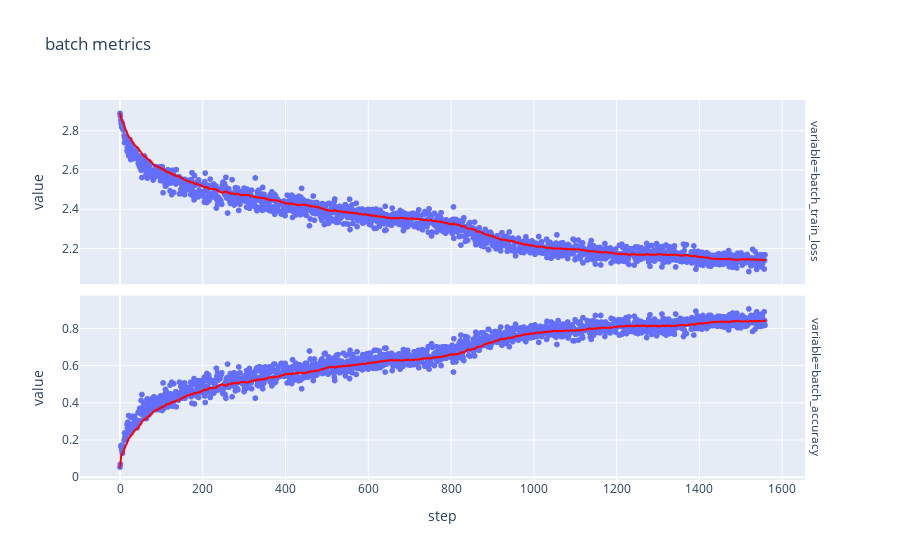
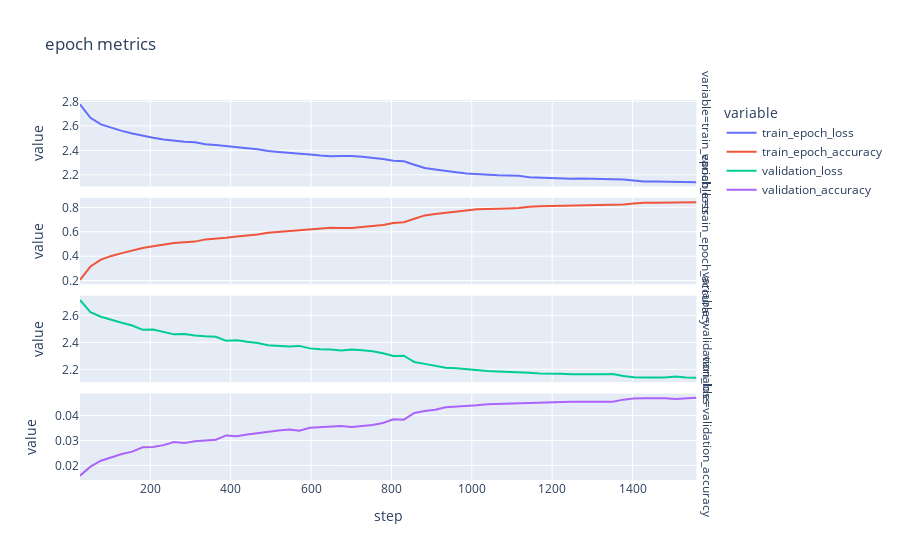

Notebook code for these charts, in order:
### Code cell
(
    px.scatter(
    (
        training_metrics
        .melt(
            id_vars="step",
            value_vars=[
                "batch_train_loss",
                "batch_accuracy",
            ]
        )
    ),
    x="step",
    y="value",
    facet_row="variable",
    trendline="ewm",
    trendline_options={"com": 30},
    trendline_color_override="red",
    title="batch metrics",
    )
    .update_yaxes(matches=None)
    .show()
)
px.line(
    (
        training_metrics
        .query("validation_loss.notna()")
        .melt(
            id_vars="step",
            value_vars=['train_epoch_loss', 'train_epoch_accuracy', 'validation_loss', 'validation_accuracy']
        )
    ),
    x="step",
    y="value",
    color="variable",
    facet_row="variable",
    title="epoch metrics",
    render_mode="line+marker",
).update_yaxes(matches=None)

### Figure 1 — Plotly figure (JSON) as saved in the notebook; plotly's stock layout.template omitted (floating-point values rounded to 4 significant figures; data arrays with more than 128 entries replaced by an {"elided": "..."} marker saying what was removed)
{"data": [{"hovertemplate": "variable=batch_train_loss<br>step=%{x}<br>value=%{y}<extra></extra>", "legendgroup": "", "marker": {"color": "#636efa", "symbol": "circle"}, "mode": "markers", "name": "", "showlegend": false, "type": "scattergl", "x": {"elided": "1560 int values"}, "xaxis": "x2", "y": {"elided": "1560 float values"}, "yaxis": "y2"}, {"hovertemplate": "<b>Exponentially Weighted mean trendline</b><br><br>variable=batch_train_loss<br>step=%{x}<br>value=%{y} <b>(trend)</b><extra></extra>", "legendgroup": "", "line": {"color": "red"}, "marker": {"color": "#636efa", "symbol": "circle"}, "mode": "lines", "name": "", "showlegend": false, "type": "scattergl", "x": {"elided": "1560 int values"}, "xaxis": "x2", "y": {"elided": "1560 float values"}, "yaxis": "y2"}, {"hovertemplate": "variable=batch_accuracy<br>step=%{x}<br>value=%{y}<extra></extra>", "legendgroup": "", "marker": {"color": "#636efa", "symbol": "circle"}, "mode": "markers", "name": "", "showlegend": false, "type": "scattergl", "x": {"elided": "1560 int values"}, "xaxis": "x", "y": {"elided": "1560 float values"}, "yaxis": "y"}, {"hovertemplate": "<b>Exponentially Weighted mean trendline</b><br><br>variable=batch_accuracy<br>step=%{x}<br>value=%{y} <b>(trend)</b><extra></extra>", "legendgroup": "", "line": {"color": "red"}, "marker": {"color": "#636efa", "symbol": "circle"}, "mode": "lines", "name": "", "showlegend": false, "type": "scattergl", "x": {"elided": "1560 int values"}, "xaxis": "x", "y": {"elided": "1560 float values"}, "yaxis": "y"}], "layout": {"annotations": [{"font": {}, "showarrow": false, "text": "variable=batch_accuracy", "textangle": 90, "x": 0.98, "xanchor": "left", "xref": "paper", "y": 0.2425, "yanchor": "middle", "yref": "paper"}, {"font": {}, "showarrow": false, "text": "variable=batch_train_loss", "textangle": 90, "x": 0.98, "xanchor": "left", "xref": "paper", "y": 0.7575, "yanchor": "middle", "yref": "paper"}], "legend": {"tracegroupgap": 0}, "title": {"text": "batch metrics"}, "xaxis": {"anchor": "y", "domain": [0, 0.98], "title": {"text": "step"}}, "xaxis2": {"anchor": "y2", "domain": [0, 0.98], "matches": "x", "showticklabels": false}, "yaxis": {"anchor": "x", "domain": [0, 0.485], "title": {"text": "value"}}, "yaxis2": {"anchor": "x2", "domain": [0.515, 1], "title": {"text": "value"}}}}

### Figure 2 — Plotly figure (JSON) as saved in the notebook; plotly's stock layout.template omitted (floating-point values rounded to 4 significant figures)
{"data": [{"hovertemplate": "variable=train_epoch_loss<br>step=%{x}<br>value=%{y}<extra></extra>", "legendgroup": "train_epoch_loss", "line": {"color": "#636efa", "dash": "solid"}, "marker": {"symbol": "circle"}, "mode": "lines", "name": "train_epoch_loss", "orientation": "v", "showlegend": true, "type": "scatter", "x": [25, 51, 77, 103, 129, 155, 181, 207, 233, 259, 285, 311, 337, 363, 389, 415, 441, 467, 493, 519, 545, 571, 597, 623, 649, 675, 701, 727, 753, 779, 805, 831, 857, 883, 909, 935, 961, 987, 1013, 1039, 1065, 1091, 1117, 1143, 1169, 1195, 1221, 1247, 1273, 1299, 1325, 1351, 1377, 1403, 1429, 1455, 1481, 1507, 1533, 1559], "xaxis": "x4", "y": [2.776, 2.666, 2.612, 2.584, 2.559, 2.538, 2.518, 2.503, 2.49, 2.478, 2.471, 2.466, 2.45, 2.445, 2.434, 2.424, 2.418, 2.41, 2.394, 2.388, 2.382, 2.376, 2.366, 2.359, 2.353, 2.354, 2.354, 2.347, 2.341, 2.33, 2.315, 2.31, 2.283, 2.257, 2.244, 2.235, 2.222, 2.211, 2.204, 2.202, 2.196, 2.194, 2.192, 2.181, 2.177, 2.173, 2.171, 2.169, 2.171, 2.17, 2.167, 2.166, 2.162, 2.154, 2.145, 2.146, 2.144, 2.146, 2.143, 2.141], "yaxis": "y4"}, {"hovertemplate": "variable=train_epoch_accuracy<br>step=%{x}<br>value=%{y}<extra></extra>", "legendgroup": "train_epoch_accuracy", "line": {"color": "#EF553B", "dash": "solid"}, "marker": {"symbol": "circle"}, "mode": "lines", "name": "train_epoch_accuracy", "orientation": "v", "showlegend": true, "type": "scatter", "x": [25, 51, 77, 103, 129, 155, 181, 207, 233, 259, 285, 311, 337, 363, 389, 415, 441, 467, 493, 519, 545, 571, 597, 623, 649, 675, 701, 727, 753, 779, 805, 831, 857, 883, 909, 935, 961, 987, 1013, 1039, 1065, 1091, 1117, 1143, 1169, 1195, 1221, 1247, 1273, 1299, 1325, 1351, 1377, 1403, 1429, 1455, 1481, 1507, 1533, 1559], "xaxis": "x3", "y": [0.2045, 0.315, 0.3711, 0.4021, 0.425, 0.4478, 0.4676, 0.4813, 0.4967, 0.508, 0.515, 0.5193, 0.5376, 0.5421, 0.5521, 0.5615, 0.5669, 0.5771, 0.5919, 0.5994, 0.6041, 0.6104, 0.6192, 0.6279, 0.6337, 0.632, 0.6312, 0.6383, 0.6448, 0.6551, 0.6715, 0.6779, 0.7075, 0.7345, 0.7467, 0.7557, 0.7696, 0.7782, 0.7841, 0.7872, 0.7922, 0.7913, 0.7944, 0.8054, 0.8094, 0.8107, 0.8147, 0.8168, 0.8138, 0.8148, 0.8178, 0.8178, 0.8231, 0.8322, 0.8389, 0.8384, 0.8411, 0.839, 0.8421, 0.8431], "yaxis": "y3"}, {"hovertemplate": "variable=validation_loss<br>step=%{x}<br>value=%{y}<extra></extra>", "legendgroup": "validation_loss", "line": {"color": "#00cc96", "dash": "solid"}, "marker": {"symbol": "circle"}, "mode": "lines", "name": "validation_loss", "orientation": "v", "showlegend": true, "type": "scatter", "x": [25, 51, 77, 103, 129, 155, 181, 207, 233, 259, 285, 311, 337, 363, 389, 415, 441, 467, 493, 519, 545, 571, 597, 623, 649, 675, 701, 727, 753, 779, 805, 831, 857, 883, 909, 935, 961, 987, 1013, 1039, 1065, 1091, 1117, 1143, 1169, 1195, 1221, 1247, 1273, 1299, 1325, 1351, 1377, 1403, 1429, 1455, 1481, 1507, 1533, 1559], "xaxis": "x2", "y": [2.714, 2.624, 2.59, 2.565, 2.546, 2.526, 2.493, 2.496, 2.48, 2.46, 2.462, 2.451, 2.445, 2.442, 2.412, 2.416, 2.405, 2.395, 2.378, 2.376, 2.369, 2.374, 2.355, 2.35, 2.348, 2.339, 2.347, 2.341, 2.334, 2.318, 2.299, 2.301, 2.253, 2.24, 2.228, 2.212, 2.207, 2.199, 2.195, 2.188, 2.184, 2.183, 2.179, 2.174, 2.169, 2.17, 2.167, 2.164, 2.165, 2.164, 2.162, 2.165, 2.151, 2.141, 2.14, 2.139, 2.139, 2.147, 2.139, 2.137], "yaxis": "y2"}, {"hovertemplate": "variable=validation_accuracy<br>step=%{x}<br>value=%{y}<extra></extra>", "legendgroup": "validation_accuracy", "line": {"color": "#ab63fa", "dash": "solid"}, "marker": {"symbol": "circle"}, "mode": "lines", "name": "validation_accuracy", "orientation": "v", "showlegend": true, "type": "scatter", "x": [25, 51, 77, 103, 129, 155, 181, 207, 233, 259, 285, 311, 337, 363, 389, 415, 441, 467, 493, 519, 545, 571, 597, 623, 649, 675, 701, 727, 753, 779, 805, 831, 857, 883, 909, 935, 961, 987, 1013, 1039, 1065, 1091, 1117, 1143, 1169, 1195, 1221, 1247, 1273, 1299, 1325, 1351, 1377, 1403, 1429, 1455, 1481, 1507, 1533, 1559], "xaxis": "x", "y": [0.01595, 0.01956, 0.02193, 0.02343, 0.02463, 0.02554, 0.02728, 0.02739, 0.02814, 0.02935, 0.029, 0.02971, 0.03001, 0.03028, 0.03202, 0.0317, 0.03236, 0.03289, 0.03371, 0.03398, 0.03436, 0.03392, 0.03504, 0.03533, 0.03542, 0.03578, 0.03543, 0.03577, 0.03615, 0.037, 0.03848, 0.03829, 0.04098, 0.04174, 0.04226, 0.04329, 0.04344, 0.04388, 0.04403, 0.04442, 0.04458, 0.04467, 0.04486, 0.045, 0.04531, 0.04532, 0.04539, 0.04549, 0.04543, 0.04546, 0.04558, 0.04549, 0.0463, 0.04675, 0.04682, 0.04691, 0.04689, 0.04656, 0.04691, 0.04701], "yaxis": "y"}], "layout": {"annotations": [{"font": {}, "showarrow": false, "text": "variable=validation_accuracy", "textangle": 90, "x": 0.98, "xanchor": "left", "xref": "paper", "y": 0.1138, "yanchor": "middle", "yref": "paper"}, {"font": {}, "showarrow": false, "text": "variable=validation_loss", "textangle": 90, "x": 0.98, "xanchor": "left", "xref": "paper", "y": 0.3712, "yanchor": "middle", "yref": "paper"}, {"font": {}, "showarrow": false, "text": "variable=train_epoch_accuracy", "textangle": 90, "x": 0.98, "xanchor": "left", "xref": "paper", "y": 0.6288, "yanchor": "middle", "yref": "paper"}, {"font": {}, "showarrow": false, "text": "variable=train_epoch_loss", "textangle": 90, "x": 0.98, "xanchor": "left", "xref": "paper", "y": 0.8862, "yanchor": "middle", "yref": "paper"}], "legend": {"title": {"text": "variable"}, "tracegroupgap": 0}, "title": {"text": "epoch metrics"}, "xaxis": {"anchor": "y", "domain": [0, 0.98], "title": {"text": "step"}}, "xaxis2": {"anchor": "y2", "domain": [0, 0.98], "matches": "x", "showticklabels": false}, "xaxis3": {"anchor": "y3", "domain": [0, 0.98], "matches": "x", "showticklabels": false}, "xaxis4": {"anchor": "y4", "domain": [0, 0.98], "matches": "x", "showticklabels": false}, "yaxis": {"anchor": "x", "domain": [0, 0.2275], "title": {"text": "value"}}, "yaxis2": {"anchor": "x2", "domain": [0.2575, 0.485], "title": {"text": "value"}}, "yaxis3": {"anchor": "x3", "domain": [0.515, 0.7425], "title": {"text": "value"}}, "yaxis4": {"anchor": "x4", "domain": [0.7725, 1], "title": {"text": "value"}}}}
